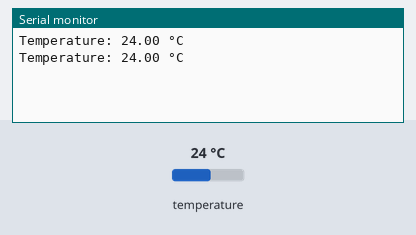
Simulated run of this sketch. Board: Arduino Uno, built with avr-gcc and run on an emulated ATmega328P. On the bench: the last lines printed to the serial monitor. The inputs (shaded band) are chosen by the test bench; at power-on: temperature 24 °C.

Above: at 3.3 s.
3.4 s: temperature set to 12 °C
At 5.0 s:
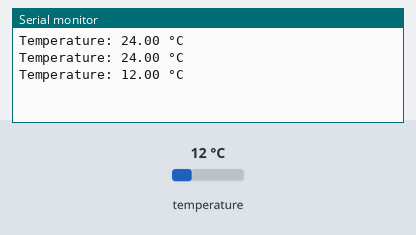
5.9 s: temperature set to 19 °C
At 7.5 s:
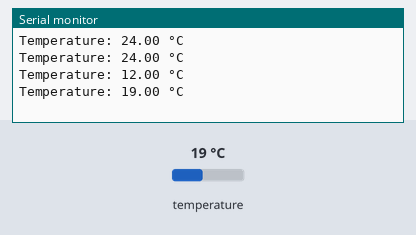
Timing chart, 0 to 9.0 s (numbered marks = the images above; inputs shaded):
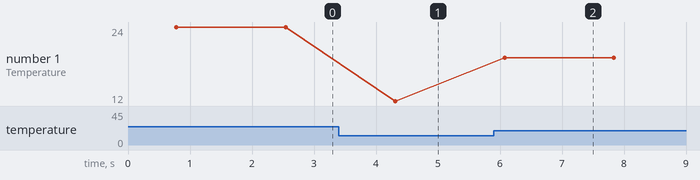

The sketch:

temperature_code.ino
```cpp
#include <OneWire.h>
#include <DallasTemperature.h>

// Data wire is connected to GPIO 4 (D2) on ESP8266
#define ONE_WIRE_BUS 15  // GPIO 4 (D2)

OneWire oneWire(ONE_WIRE_BUS);
DallasTemperature sensors(&oneWire);

void setup() {
  Serial.begin(9600);   // Start serial communication at 115200 baud rate
  sensors.begin();        // Initialize the DallasTemperature library
}

void loop() {
  sensors.requestTemperatures();       // Send the command to get temperatures
  float temperatureC = sensors.getTempCByIndex(0);  // Get the temperature in Celsius from the first sensor

  // Print the temperature in one line
  Serial.println("Temperature: " + String(temperatureC) + " °C");

  delay(1000);  // Wait 1 second before taking the next reading
}
```

Measured:
- after the input at 3.4 s, the serial monitor: prints a new line after 0.91 s (image 1)
- after the input at 5.9 s, the serial monitor: prints a new line after 0.17 s (image 2)
- plotted number 1: 24 → 12 after the input at 3.4 s, 12 → 19 after the input at 5.9 s
